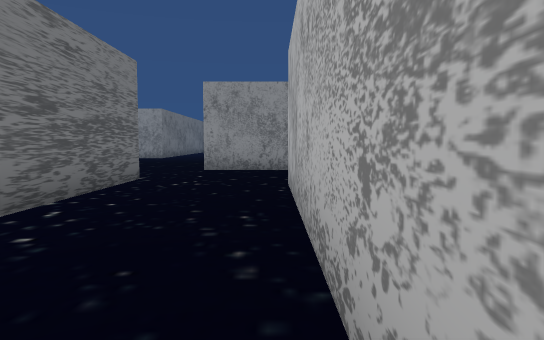
view 1 (above)

24 first-person views from a walk through a scene from a Unity 3-D project. The camera is 1.4 m above the floor, tilts 4° down and sees 70° across. The floor is counted in squares, 2 m on a side. Each view is taken from the middle of a square. On the plan, view 1 faces up. The plan holds only what a view shows up to about 11 squares ahead; the rest is blank. The place goes on beyond the plan. The player is left out.

view 2
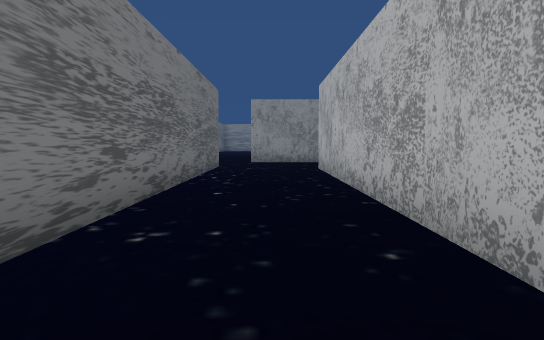

view 3
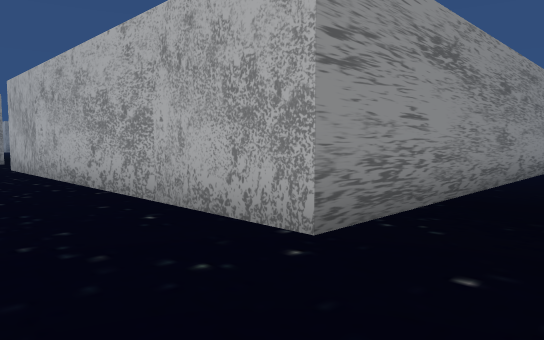

view 4
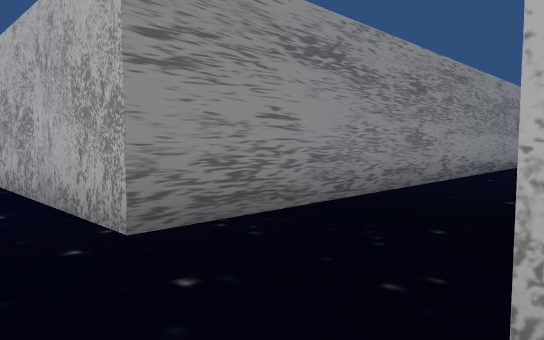

view 5
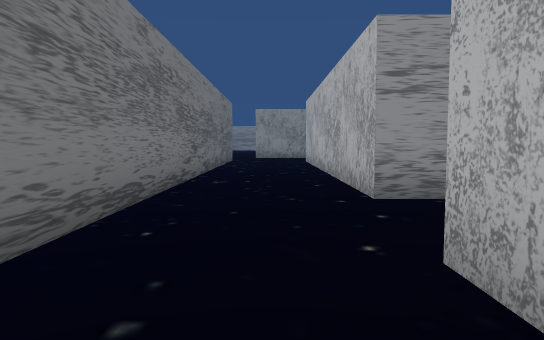

view 6
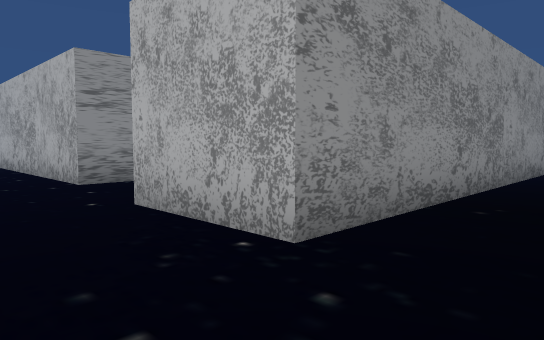

view 7
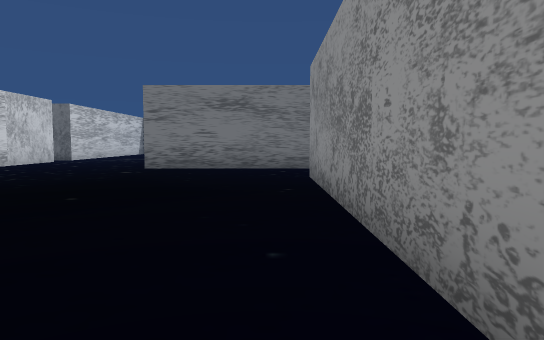

view 8
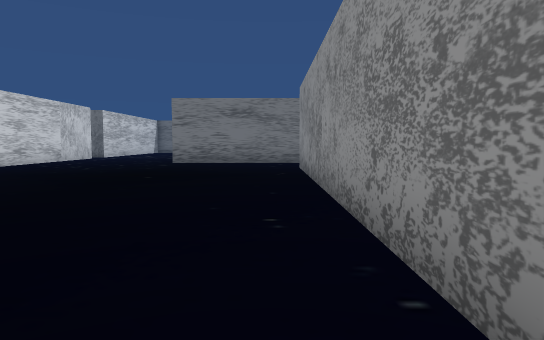

view 9
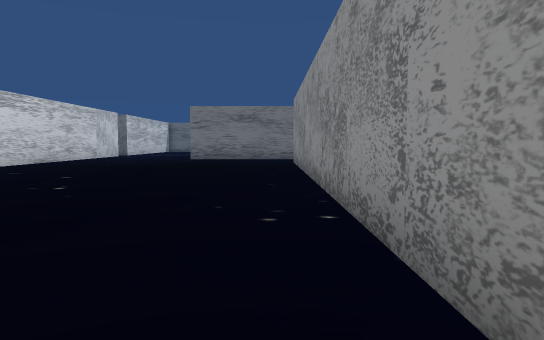

view 10
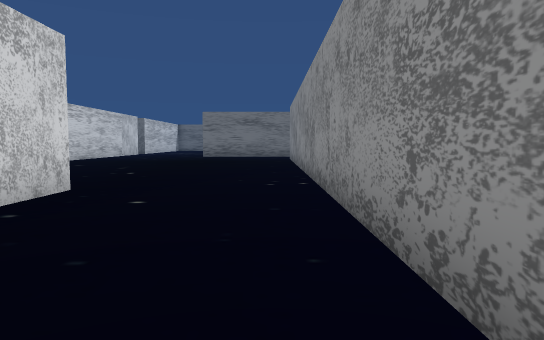

view 11
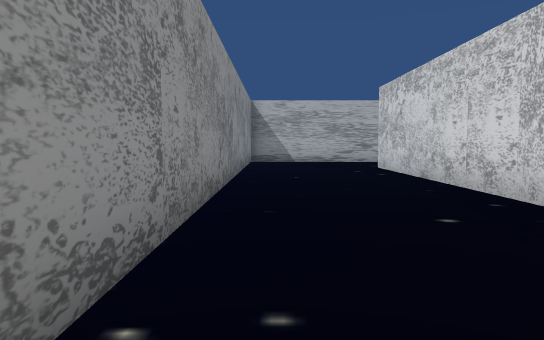

view 12
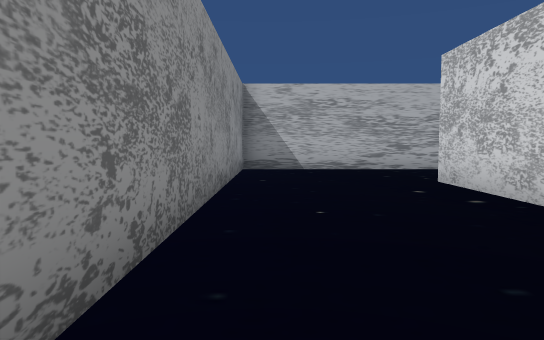

view 13
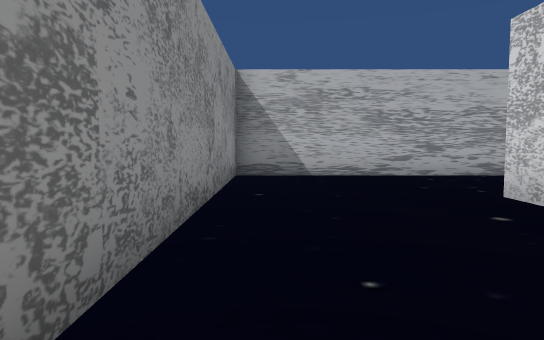

view 14
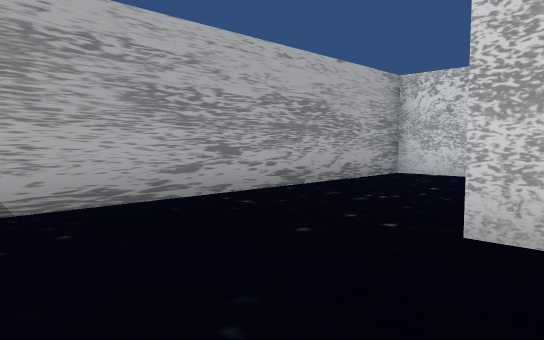

view 15
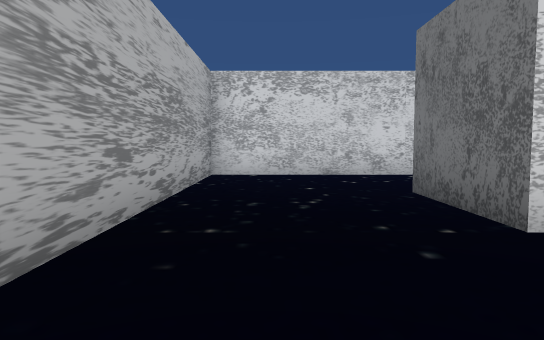

view 16
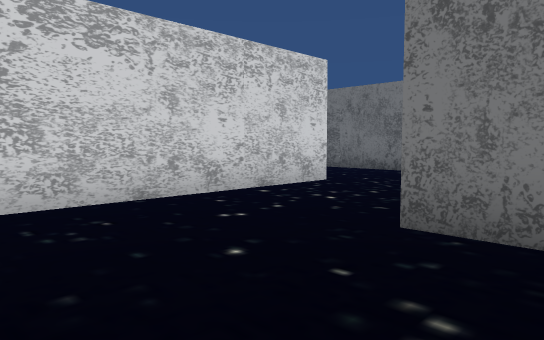

view 17
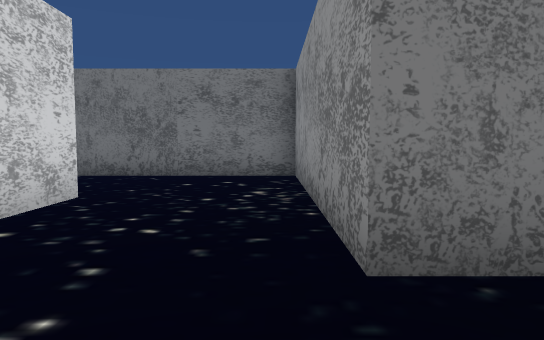

view 18
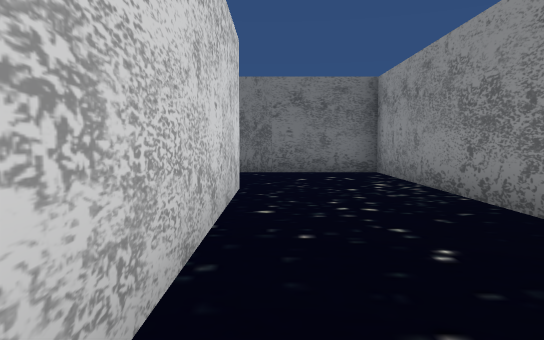

view 19
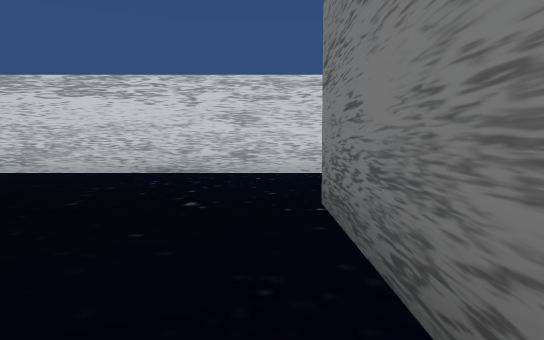

view 20
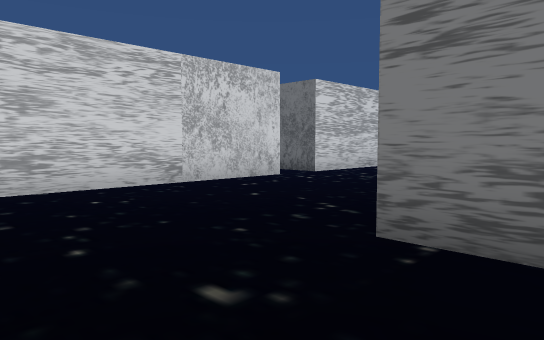

view 21
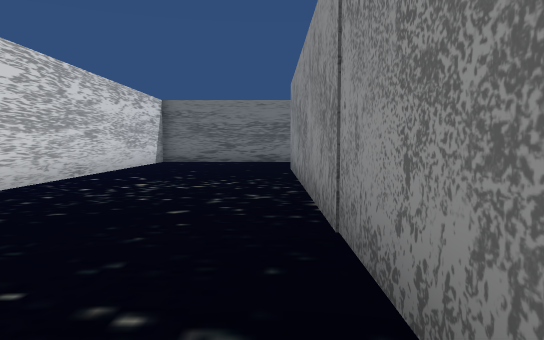

view 22
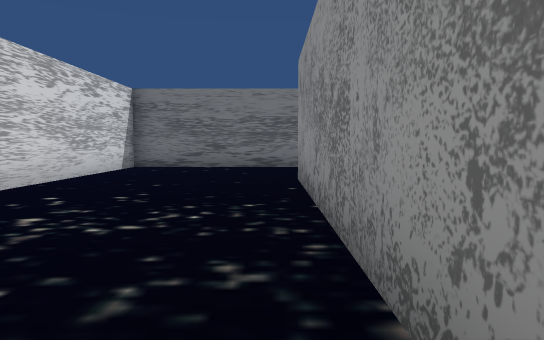

view 23
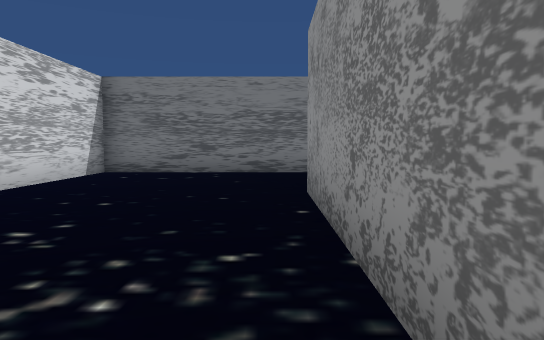

view 24
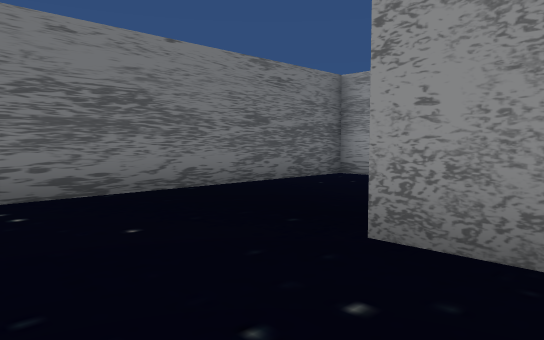

### Floor plan
Points are (right, up) in squares from view 1. A wall is a line through its corners. A room is listed if a view was taken in it or the views show most of it. See-through windows are left out.
Room 1 (views 1, 2)
walls: (0.5, 10) (-1.8, 10); (11.6, -3.2) (0.3, -3.2) (0.3, 6.8); (-2.6, 7.6) (-2.6, -4.4)
ways out: opening at (-1.5, -5) to room 2; opening at (-2, 9)
Room 2 (views 3, 4, 5, 6, 7, 8, 9, 10, 11, 12, 13, 14, 15, 16, 17, 18, 19, 20, 21, 22, 23, 24)
walls: (11.2, -12) (20, -12) (20, -14.5) (13.7, -14.5) (13.7, -19.4); (-2.6, -7.9) (-2.6, -12.5) (-12.5, -12.5); (-2.6, -4.4) (-2.6, -5.9); (-6.2, -17) (4.4, -17); (17, -17.5) (23.3, -17.5) (23.3, -8.2) (0, -8.2) (0, -5.8); (-15.4, -7.5) (-16.2, -7.5) (-16.2, -17) (-7.5, -17) (-7.5, -18.2)
ways out: opening at (-1.5, -5) to room 1

Positions as (right, up) in squares from view 1, and headings:
1: (0, 0), facing up
2: (-1, -4), facing up
3: (-2, -5), facing up-right
4: (-1, -6), facing up-right
5: (-1, -8), facing up
6: (-2, -10), facing up-right
7: (8, -9), facing left
8: (11, -9), facing left
9: (14, -9), facing left
10: (17, -9), facing left
11: (9, -9), facing right
12: (13, -9), facing right
13: (15, -9), facing right
14: (19, -9), facing down-right
15: (22, -9), facing down
16: (23, -13), facing down-left
17: (22, -15), facing left
18: (23, -17), facing left
19: (-2, -8), facing down
20: (0, -11), facing down-left
21: (-2, -13), facing left
22: (-5, -13), facing left
23: (-7, -13), facing left
24: (-11, -15), facing up-left
